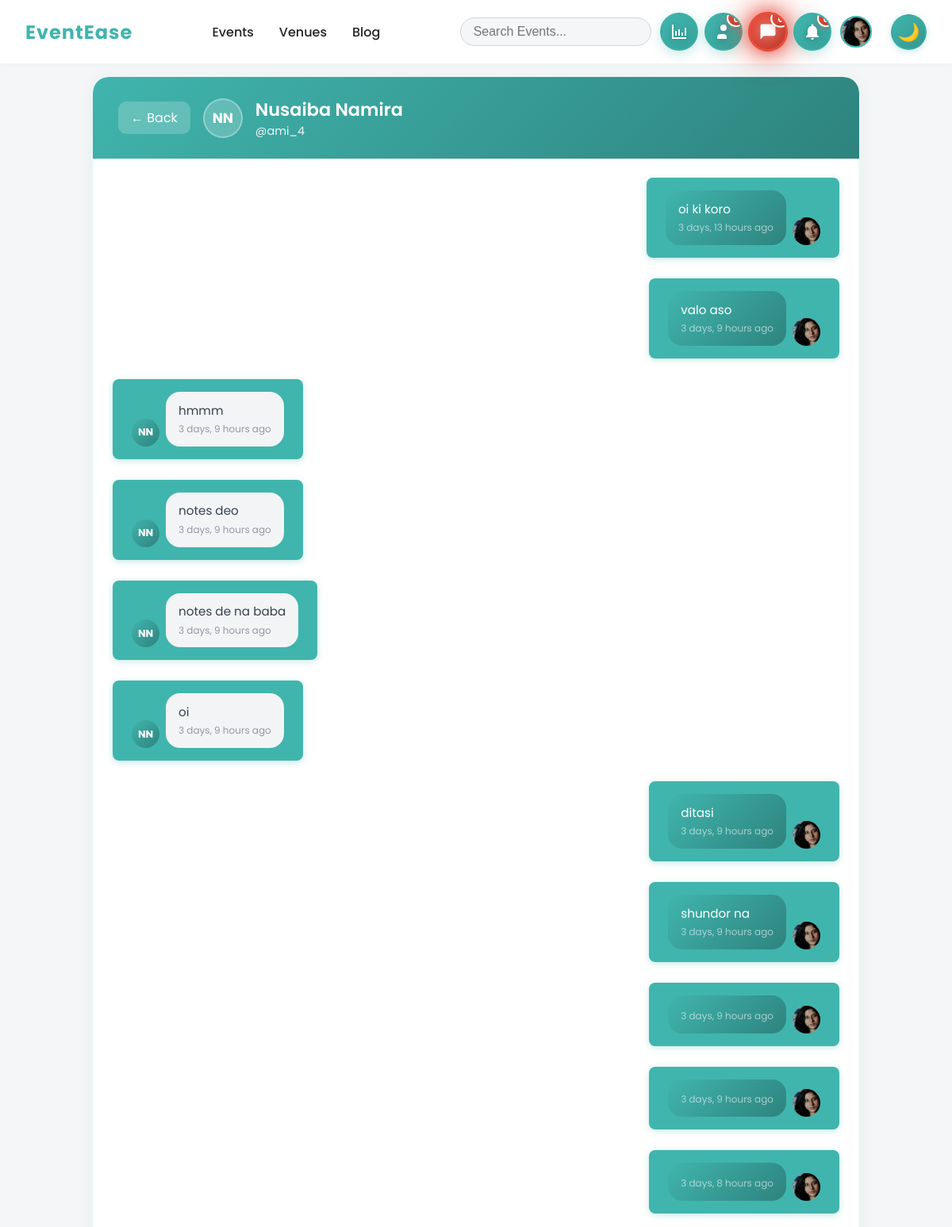
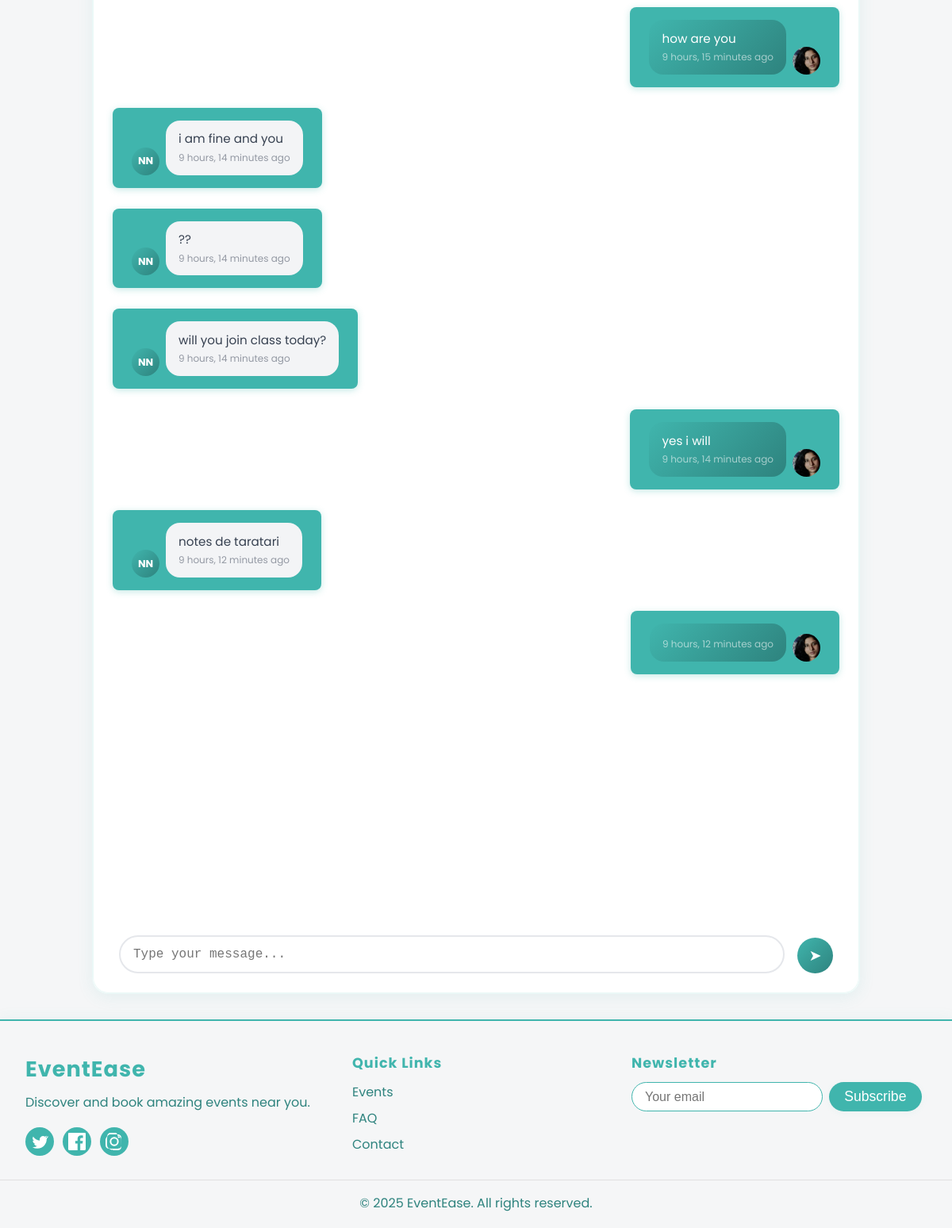
Screenshot of /auth/conversation/24/ (signed in) with the database file from the repository (2 pictures, top to bottom).
### users/models.py (models this page shows, shortened)
class UserProfile(models.Model):
    ROLE_CHOICES = [
        ('basic_user', 'Basic User'),
        ('event_manager', 'Event Manager'),
        ('venue_manager', 'Venue Manager'),
        ('admin', 'Admin'),
    ]
    user = models.OneToOneField(User, on_delete=models.CASCADE, related_name='profile')
    role = models.CharField(max_length=20, choices=ROLE_CHOICES, default='basic_user')
    phone = models.CharField(max_length=15, blank=True, null=True)
    address = models.TextField(blank=True, null=True)
    bio = models.TextField(max_length=500, blank=True, null=True)
    avatar = models.ImageField(upload_to='avatars/', blank=True, null=True)
    created_at = models.DateTimeField(auto_now_add=True)
    updated_at = models.DateTimeField(auto_now=True)

class Message(models.Model):
    sender = models.ForeignKey(User, on_delete=models.CASCADE, related_name='sent_messages')
    receiver = models.ForeignKey(User, on_delete=models.CASCADE, related_name='received_messages')
    content = models.TextField(blank=True, null=True)
    is_read = models.BooleanField(default=False)
    created_at = models.DateTimeField(auto_now_add=True)
    updated_at = models.DateTimeField(auto_now=True)
    class Meta:
        ordering = ['created_at']
    @classmethod
    def get_conversation(cls, user1, user2):
        return cls.objects.filter(
            models.Q(sender=user1, receiver=user2) |
            models.Q(sender=user2, receiver=user1)
        ).order_by('created_at')

### users/views.py (the view, shortened to what this page needs)
# urls.py: path('conversation/<int:user_id>/', views.conversation_view, name='conversation'),
@login_required
def conversation_view(request, user_id):
    other_user = get_object_or_404(User, id=user_id)
    if not Friendship.are_friends(request.user, other_user):
        messages.error(request, "You can only message your friends.")
        return redirect('users:friends')
    messages_list = Message.get_conversation(request.user, other_user)
    Message.objects.filter(
        sender=other_user,
        receiver=request.user,
        is_read=False
    ).update(is_read=True)
    context = {
        'other_user': other_user,
        'messages_list': messages_list,
    }
    return render(request, 'users/conversation.html', context)

### users/models.py (called while the page is built)
    @classmethod
    def are_friends(cls, user1, user2):
        return cls.objects.filter(
            models.Q(user1=user1, user2=user2) |
            models.Q(user1=user2, user2=user1)
        ).exists()

### templates/users/conversation.html (shortened to what this page needs)
{% extends 'base.html' %}
{% load static %}
{% block content %}
<div class="chat-container">
    <div class="chat-wrapper">
        <div class="chat-header">
            <a href="{% url 'users:messages' %}" class="back-button">
                ← Back
            </a>
            <div class="chat-user-avatar">
                {% if other_user.profile.avatar %}
                    <img src="{{ other_user.profile.avatar.url }}" alt="{{ other_user.get_full_name|default:other_user.username }}">
                {% else %}
                    {{ other_user.first_name.0|default:other_user.username.0|upper }}{{ other_user.last_name.0|upper }}
                {% endif %}
            </div>
            <div class="chat-user-info">
                <h2>{{ other_user.get_full_name|default:other_user.username }}</h2>
                <p>@{{ other_user.username }}</p>
            </div>
        </div>
        <div class="messages-area" id="messagesArea">
            {% if messages_list %}
                {% for message in messages_list %}
                <div class="message {% if message.sender == user %}sent{% else %}received{% endif %}">
                    <div class="message-avatar">
                        {% if message.sender.profile.avatar %}
                            <img src="{{ message.sender.profile.avatar.url }}" alt="{{ message.sender.get_full_name|default:message.sender.username }}">
                        {% else %}
                            {{ message.sender.first_name.0|default:message.sender.username.0|upper }}{{ message.sender.last_name.0|upper }}
                        {% endif %}
                    </div>
                    <div class="message-content">
                        <p class="message-text">{{ message.content|linebreaksbr }}</p>
                        <small class="message-time">{{ message.created_at|timesince }} ago</small>
                    </div>
                </div>
                {% endfor %}
            {% else %}
                <div class="no-messages">
                    <p>No messages yet. Start the conversation!</p>
                </div>
            {% endif %}
        </div>
        <form method="post" class="message-form" id="messageForm">
            <textarea name="content" placeholder="Type your message..." class="message-input" id="messageInput" rows="1"></textarea>
            <button type="submit" class="send-button" id="sendButton">
                ➤
            </button>
        </form>
    </div>
</div>
{% endblock %}

### templates/base.html (shortened to what this page needs)
<!DOCTYPE html>
<html lang="en">
<head>
    {% load static %}
    <link rel="stylesheet" href="{% static 'css/style.css' %}">
</head>
<body>
    <nav>
        <div class="logo">
            <h1><a href="{% url 'home' %}" style="text-decoration: none; color: inherit;">EventEase</a></h1>
        </div>
        <ul class="nav-links">
            <li><a href="{% url 'events:event_list' %}">Events</a></li>
            <li><a href="{% url 'venues:venue_list' %}">Venues</a></li>
            <li><a href="{% url 'blog:blog_list' %}">Blog</a></li>
        </ul>
        <div class="nav-right">
            <input type="text" class="search-bar" placeholder="Search Events...">
            {% if user.is_authenticated %}
                <div class="notification-group" style="display: flex !important; flex-direction: row !important; align-items: center; gap: 0.3rem; flex-wrap: nowrap;">
                    <a href="{% url 'users:dashboard' %}" class="notification-bell dashboard-notification" title="Dashboard" aria-label="Dashboard" style="display: inline-flex !important; margin: 0; float: none;">
                        <svg width="24" height="24" viewBox="0 0 24 24" fill="currentColor">
                            <path d="M3 3v18h18v-2H5V3H3zm4 14h2v-6H7v6zm4 0h2V9h-2v8zm4 0h2v-4h-2v4zm4 0h2V7h-2v10z"/>
                        </svg>
                    </a>
                    <a href="{% url 'users:friends' %}" class="notification-bell friends-notification" title="Friends" aria-label="Friends" style="display: inline-flex !important; margin: 0; float: none;">
                        <svg width="24" height="24" viewBox="0 0 24 24" fill="currentColor">
                            <path d="M16 21v-2a4 4 0 0 0-4-4H8a4 4 0 0 0-4 4v2"/>
                            <circle cx="12" cy="7" r="4"/>
                        </svg>
                        <span class="notification-count friends-count" id="friends-count" style="display: none !important;">0</span>
                    </a>
                    <a href="{% url 'users:messages' %}" class="notification-bell messages-notification" title="Messages" aria-label="Messages" style="display: inline-flex !important; margin: 0; float: none;">
                        <svg width="24" height="24" viewBox="0 0 24 24" fill="currentColor">
                            <path d="M21 15a2 2 0 0 1-2 2H7l-4 4V5a2 2 0 0 1 2-2h14a2 2 0 0 1 2 2v10Z"/>
                            <path d="M8 10h8M8 14h4" stroke="white" stroke-width="1.5" stroke-linecap="round"/>
                        </svg>
                        <span class="notification-count messages-count" id="messages-count" style="display: none !important;">0</span>
                    </a>
                    <a href="{% url 'notifications:notification_list' %}" class="notification-bell notifications-notification" title="Notifications - Click to view" style="display: inline-flex !important; margin: 0; float: none;">
                        <svg width="24" height="24" fill="currentColor" viewBox="0 0 24 24">
                            <path d="M12 22c1.1 0 2-.9 2-2h-4c0 1.1.9 2 2 2zm6-6v-5c0-3.07-1.64-5.64-4.5-6.32V4c0-.83-.67-1.5-1.5-1.5s-1.5.67-1.5 1.5v.68C7.63 5.36 6 7.92 6 11v5l-2 2v1h16v-1l-2-2z"/>
                        </svg>
                        <span class="notification-count" id="notification-count" style="display: none !important;">0</span>
                    </a>
                </div>
                <a href="{% url 'users:profile' %}" class="profile-icon-link">
                    <div class="profile-icon">
                        {% if user.profile.avatar %}
                            <img src="{{ user.profile.avatar.url }}" alt="Profile Picture">
                        {% else %}
                            <div class="profile-icon-placeholder">
                                {{ user.first_name.0|default:user.username.0|upper }}
                            </div>
                        {% endif %}
                    </div>
                </a>
            {% else %}
                <a href="{% url 'users:login' %}" class="login-btn">Login</a>
                <a href="{% url 'users:signup' %}" class="signup-btn">Sign Up</a>
            {% endif %}
            <button id="toggle-mode" class="toggle-mode">🌙</button>
        </div>
    </nav>
    {% block content %}
    {% endblock %}
    <footer>
        <div class="footer-content">
            <div class="footer-main">
                <div class="footer-brand">
                    <h2>EventEase</h2>
                    <p class="footer-tagline">Discover and book amazing events near you.</p>
                    <div class="footer-social">
                        <a href="#" aria-label="Twitter">
                        </a>
                        <a href="#" aria-label="Facebook">
                        </a>
                        <a href="#" aria-label="Instagram">
                        </a>
                    </div>
                </div>
                <div class="footer-links">
                    <h3>Quick Links</h3>
                    <ul>
                        <li><a href="{% url 'events:event_list' %}">Events</a></li>
                        <li><a href="#">FAQ</a></li>
                        <li><a href="#">Contact</a></li>
                    </ul>
                </div>
                <div class="footer-newsletter">
                    <h3>Newsletter</h3>
                    <form>
                        <input type="email" placeholder="Your email" required>
                        <button type="submit" class="btn">Subscribe</button>
                    </form>
                </div>
            </div>
            <div class="footer-bottom">
                <p>&copy; 2025 EventEase. All rights reserved.</p>
            </div>
        </div>
    </footer>
</body>
</html>

### templates/users/conversation.html (style rules this page uses)
.chat-container { max-width: 1000px; margin: 1rem auto; padding: 0 1rem; height: calc(100vh - 120px); display: flex; flex-direction: column; }
.chat-header { background: linear-gradient(135deg, #40B5AD 0%, #2e837e 100%); color: white; padding: 1.5rem 2rem; border-radius: 20px 20px 0 0; display: flex; align-items: center; gap: 1rem; }
.back-button { background: rgba(255, 255, 255, 0.2); color: white; border: none; border-radius: 10px; padding: 0.5rem 1rem; cursor: pointer; transition: all 0.3s ease; text-decoration: none; display: flex; align-items: center; gap: 0.5rem; }
.chat-user-avatar { width: 50px; height: 50px; border-radius: 50%; display: flex; align-items: center; justify-content: center; font-weight: bold; font-size: 1.1rem; color: white; background: rgba(255, 255, 255, 0.2); border: 2px solid rgba(255, 255, 255, 0.3); overflow: hidden; }
.chat-user-info h2 { margin: 0; font-size: 1.4rem; font-weight: 600; }
.chat-user-info p { margin: 0; opacity: 0.9; font-size: 0.9rem; }
.messages-area { flex: 1; background: white; padding: 1.5rem; overflow-y: auto; border-left: 1px solid rgba(64, 181, 173, 0.1); border-right: 1px solid rgba(64, 181, 173, 0.1); display: flex; flex-direction: column; gap: 1rem; }
.message { display: flex; align-items: flex-end; gap: 0.5rem; max-width: 70%; }
.message.sent { align-self: flex-end; flex-direction: row-reverse; }
.message.received { align-self: flex-start; }
.message-avatar { width: 35px; height: 35px; border-radius: 50%; display: flex; align-items: center; justify-content: center; font-weight: bold; font-size: 0.8rem; color: white; background: linear-gradient(135deg, #40B5AD 0%, #2e837e 100%); overflow: hidden; flex-shrink: 0; }
.message-avatar img { width: 100%; height: 100%; object-fit: cover; }
.message-content { background: #f3f4f6; padding: 0.8rem 1rem; border-radius: 18px; word-wrap: break-word; position: relative; }
.message.sent .message-content { background: linear-gradient(135deg, #40B5AD 0%, #2e837e 100%); color: white; }
.message.received .message-content { background: #f3f4f6; color: #374151; }
.message-text { margin: 0; font-size: 0.95rem; line-height: 1.4; }
.message-time { font-size: 0.75rem; opacity: 0.7; margin-top: 0.25rem; display: block; }
.message.sent .message-time { color: rgba(255, 255, 255, 0.8); }
.message.received .message-time { color: #6b7280; }
.message-form { background: white; padding: 1.5rem 2rem; border-radius: 0 0 20px 20px; border: 1px solid rgba(64, 181, 173, 0.1); border-top: none; display: flex; gap: 1rem; align-items: flex-end; }
.message-input { flex: 1; padding: 0.8rem 1rem; border: 2px solid #e5e7eb; border-radius: 25px; font-size: 1rem; resize: none; min-height: 45px; max-height: 120px; transition: all 0.3s ease; }
.send-button { background: linear-gradient(135deg, #40B5AD 0%, #2e837e 100%); color: white; border: none; border-radius: 50%; width: 45px; height: 45px; cursor: pointer; transition: all 0.3s ease; display: flex; align-items: center; justify-content: center; font-size: 1.2rem; }
.chat-wrapper { background: white; border-radius: 20px; box-shadow: 0 4px 20px rgba(64, 181, 173, 0.1); border: 1px solid rgba(64, 181, 173, 0.1); overflow: hidden; display: flex; flex-direction: column; height: 100%; }

### rows the page displays
Message: sender.profile.avatar (picture), content "oi ki koro", created_at "3 days, 13 hours"
Message: sender.profile.avatar (picture), content "valo aso", created_at "3 days, 9 hours"
Message: sender.first_name.0 "N", sender.last_name.0 "N", content "hmmm", created_at "3 days, 9 hours"
Message: sender.first_name.0 "N", sender.last_name.0 "N", content "notes deo", created_at "3 days, 9 hours"
Message: sender.first_name.0 "N", sender.last_name.0 "N", content "notes de na baba", created_at "3 days, 9 hours"
Message: sender.first_name.0 "N", sender.last_name.0 "N", content "oi", created_at "3 days, 9 hours"
Message: sender.profile.avatar (picture), content "ditasi", created_at "3 days, 9 hours"
Message: sender.profile.avatar (picture), content "shundor na", created_at "3 days, 9 hours"
Message: sender.profile.avatar (picture), created_at "3 days, 9 hours"
Message: sender.profile.avatar (picture), created_at "3 days, 9 hours"
Message: sender.profile.avatar (picture), created_at "3 days, 8 hours"
Message: sender.profile.avatar (picture), content "how are you", created_at "9 hours, 15 minutes"
Message: sender.first_name.0 "N", sender.last_name.0 "N", content "i am fine and you", created_at "9 hours, 14 minutes"
Message: sender.first_name.0 "N", sender.last_name.0 "N", content "??", created_at "9 hours, 14 minutes"
Message: sender.first_name.0 "N", sender.last_name.0 "N", content "will you join class today?", created_at "9 hours, 14 minutes"
Message: sender.profile.avatar (picture), content "yes i will", created_at "9 hours, 14 minutes"
Message: sender.first_name.0 "N", sender.last_name.0 "N", content "notes de taratari", created_at "9 hours, 12 minutes"
Message: sender.profile.avatar (picture), created_at "9 hours, 12 minutes"

### other values shown
{{ other_user.first_name.0|default:other_user.username.0|upper }} "N"
{{ other_user.last_name.0|upper }} "N"
{{ other_user.get_full_name|default:other_user.username }} "Nusaiba Namira"
{{ other_user.username }} "ami_4"
